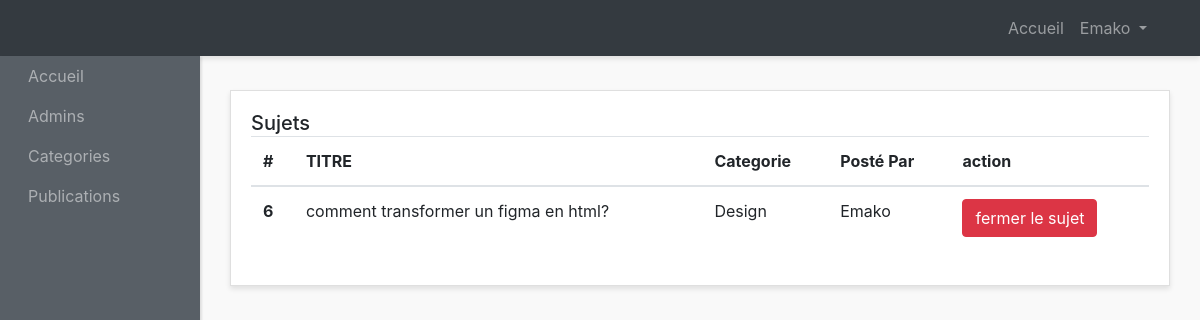
/postedTopic/ (signed in), run on the app's committed database.
### website/models.py (models this page shows)
class Users(models.Model):
    pseudo = models.CharField(max_length=50, unique=True)
    email = models.EmailField()
    password = models.CharField(max_length=100)  # Utilisation de CharField pour le mot de passe
    role = models.CharField(max_length=20, default="User")  # Limiter la longueur du rôle
    avatar = models.ImageField( null=True, blank=True, upload_to='img/')  # Ajout d'un champ pour l'avatar
    activated = models.BooleanField(default=True)  # Par défaut, l'utilisateur n'est pas activé
    birthdate= models.DateField(null=False)
    description= models.TextField(null=False, default='JE suis un membre anonyme du forum')

class PostMessage(models.Model):
    title = models.CharField(max_length=100)  # Augmentation de la longueur du titre
    message = models.TextField()
    posted_date = models.DateTimeField(auto_now_add=True)  # Utilisation de DateTimeField pour la date et l'heure de publication
    closes = models.BooleanField(default=False)  # Par défaut, le message n'est pas clos
    category = models.ForeignKey(Category, on_delete=models.CASCADE)  # Correction du nom du champ Category en minuscules
    user= models.ForeignKey(Users, on_delete= models.CASCADE)
    avatar = models.ImageField(null=True, blank=True, upload_to='img/')  # Ajout d'un champ pour l'avatar

class Category(models.Model):
    title = models.CharField(max_length=100)  # Augmentation de la longueur du titre
    description = models.TextField()
    added_by = models.ForeignKey(Admins, on_delete=models.CASCADE)  # Renommage du champ addedBy en snake_case

### website/views.py (the view)
# urls.py: path('postedTopic/',views.postedTopic, name="postedTopic"),
def postedTopic(request):
    posts= PostMessage.objects.all()
    pseudo= request.session.get("Admin_pseudo")
    return render(request,"admin-panel/topics-admins/show-topics.html" , context={"posts":posts,"pseudo":pseudo})

### forum/templates/admin-panel/topics-admins/show-topics.html (shortened to what this page needs)
{% load static %}
<!DOCTYPE html>
<html lang="en">
<head>
    <link href="http://maxcdn.bootstrapcdn.com/bootstrap/4.0.0/css/bootstrap.min.css" rel="stylesheet">
    <link href="{% static 'style.css' %}" rel="stylesheet">
</head>
<body>
<div id="wrapper">
    <nav class="navbar header-top fixed-top navbar-expand-lg  navbar-dark bg-dark">
      <div class="container">
      <div class="collapse navbar-collapse" id="navbarText">
        <ul class="navbar-nav side-nav" >
          <li class="nav-item">
            <a class="nav-link" style="margin-left: 20px;" href="{% url 'AdminIndex' %}">Accueil
            </a>
          </li>
          <li class="nav-item">
            <a class="nav-link" href="{% url 'AdminsList' %}" style="margin-left: 20px;">Admins</a>
          </li>
          <li class="nav-item">
            <a class="nav-link" href="{% url 'AdminCategory' %}"  style="margin-left: 20px;">Categories</a>
          </li>
          <li class="nav-item">
            <a class="nav-link" href="{% url 'postedTopic' %}"  style="margin-left: 20px;">Publications</a>
          </li>
        </ul>
        <ul class="navbar-nav ml-md-auto d-md-flex">
          <li class="nav-item">
            <a class="nav-link" href="{% url 'AdminIndex' %}">Accueil
            </a>
          </li>
          <li class="nav-item dropdown">
            <a class="nav-link  dropdown-toggle" href="#" id="navbarDropdown" role="button" data-toggle="dropdown" aria-haspopup="true" aria-expanded="false">
              {{ pseudo }}
            </a>
          </li>
        </ul>
      </div>
    </div>
    </nav>
    <div class="container-fluid">
          <div class="row">
        <div class="col">
          <div class="card">
            <div class="card-body">
              <h5 class="card-title mb-4 d-inline">Sujets</h5>
              <table class="table">
                <thead>
                  <tr>
                    <th scope="col">#</th>
                    <th scope="col">TITRE</th>
                    <th scope="col">Categorie</th>
                    <th scope="col">Posté Par</th>
                    <th scope="col">action</th>
                  </tr>
                </thead>
                <tbody>
                  {% if posts %}
                  {% for post in posts %}
                  <tr>
                    <th scope="row">{{post.pk}}</th>
                    <td>{{post.title}}</td>
                    <td> {{post.category.title}}</td>
                    <td>  {{post.user.pseudo}}</td>
                    {% if post.closes == False %}
                     <td><a href="{% url 'FermerSujet' id=post.pk %}" class="btn btn-danger  text-center ">fermer le sujet</a></td>
                     {% else %}
                     <td class="text-danger">Ce Sujet a été Fermé</td>
                     {% endif %}
                  </tr>
                  {% endfor %}
                  {% endif %}
                </tbody>
              </table>
            </div>
          </div>
        </div>
      </div>
  </div>
</body>
</html>

### website/static/style.css (style rules this page uses)
body { background: #f9f9f9; }
#wrapper { padding: 90px 15px; }
.navbar-expand-lg .navbar-nav.side-nav { flex-direction: column; }
.card { margin-bottom: 15px; border-radius: 0; box-shadow: 0 3px 5px rgba(0, 0, 0, 0.1); }
.header-top { box-shadow: 0 3px 5px rgba(0, 0, 0, 0.1); }
@media (min-width: 992px) { #wrapper { margin-left: 200px; padding: 90px 15px 15px; } }
@media (min-width: 992px) { .navbar-nav.side-nav { background: #585f66; box-shadow: 2px 1px 2px rgba(0, 0, 0, 0.1); position: fixed; top: 56px; flex-direction: column !important; left: 0; width: 200px; overflow-y: auto; bottom: 0; overflow-x: hidden; padding-bottom: 40px; } }

### data on the page
Users: pseudo "Emako"
PostMessage: pk "6", title "comment transformer un figma en html?", category "Design", user.pseudo "Emako", closes "fermer le sujet"
